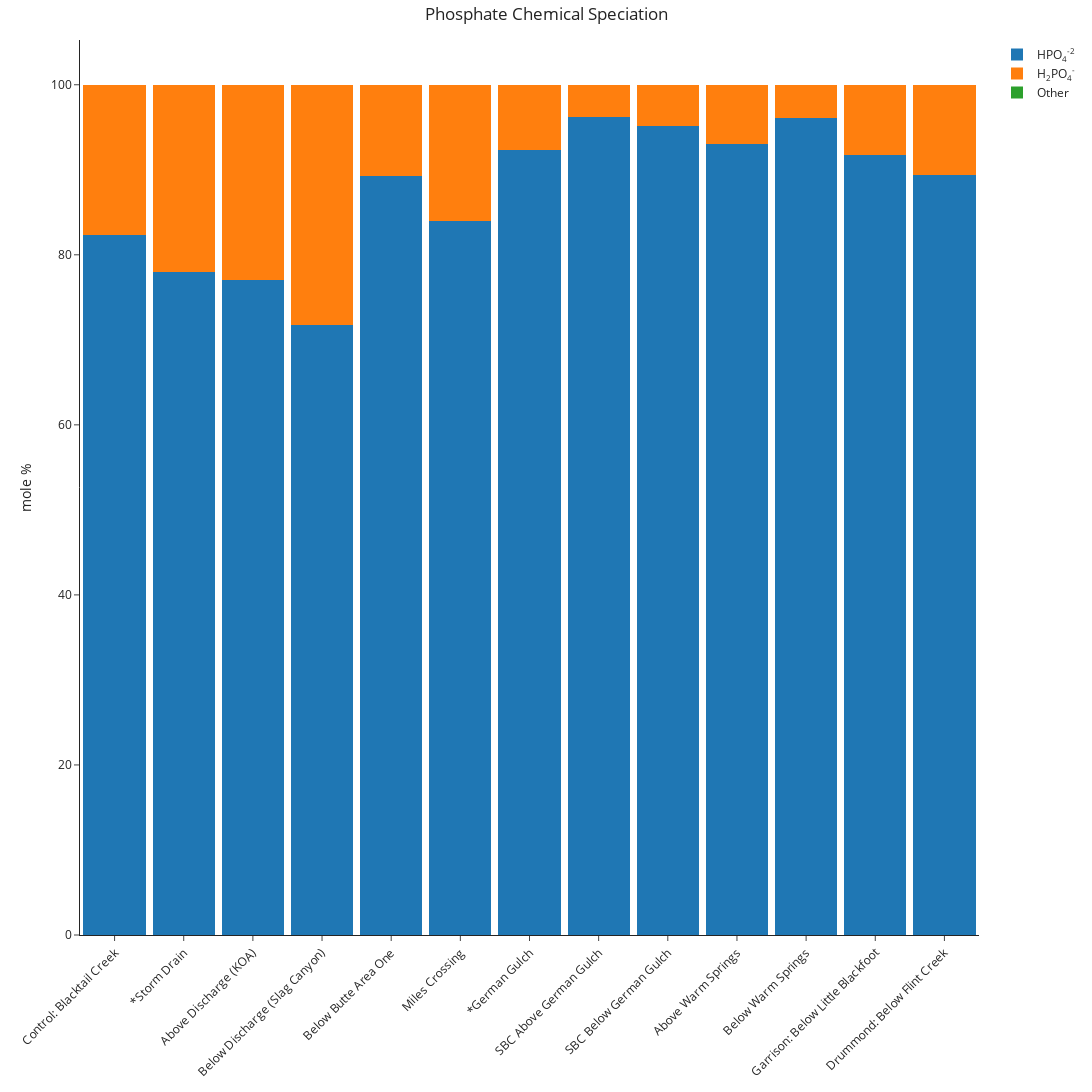
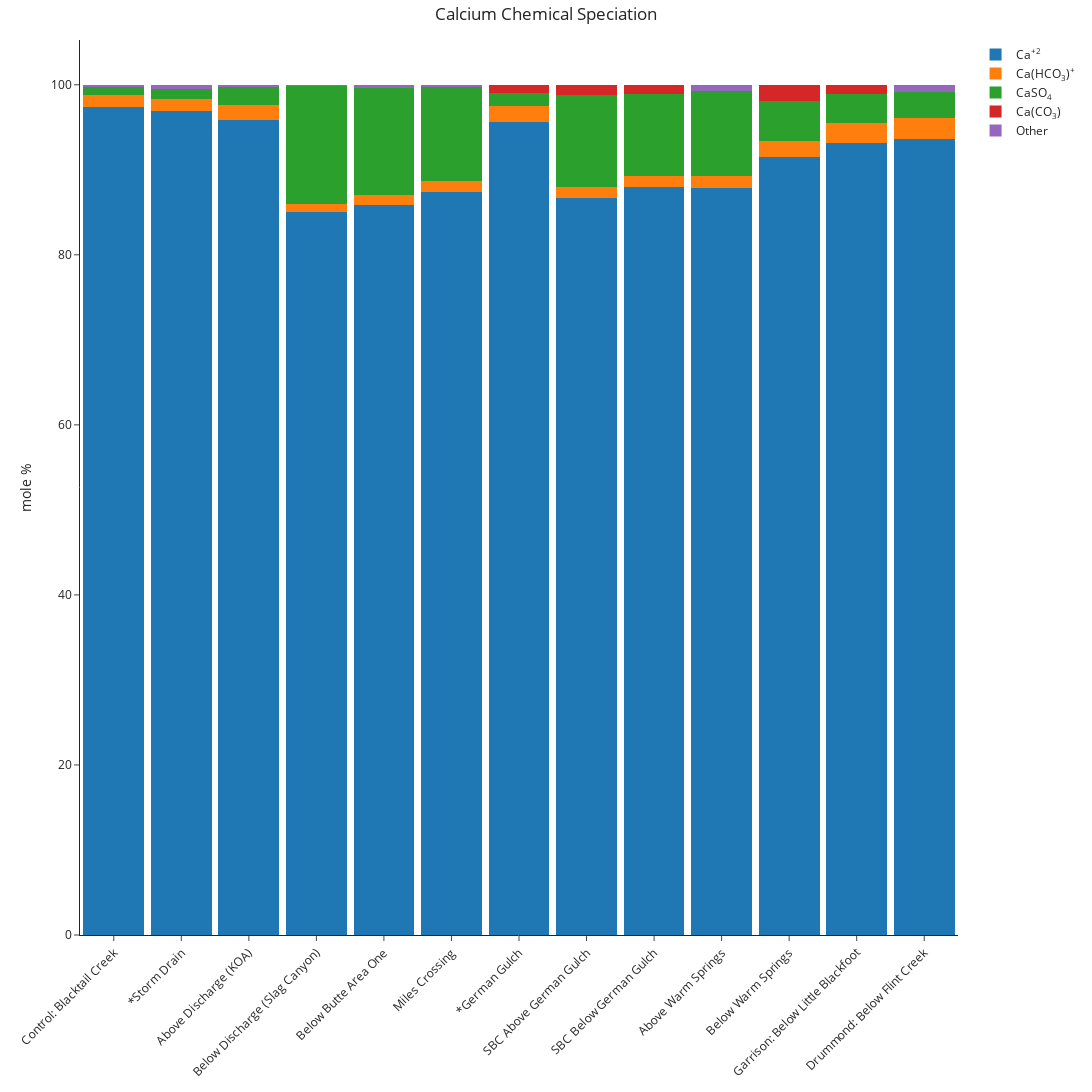
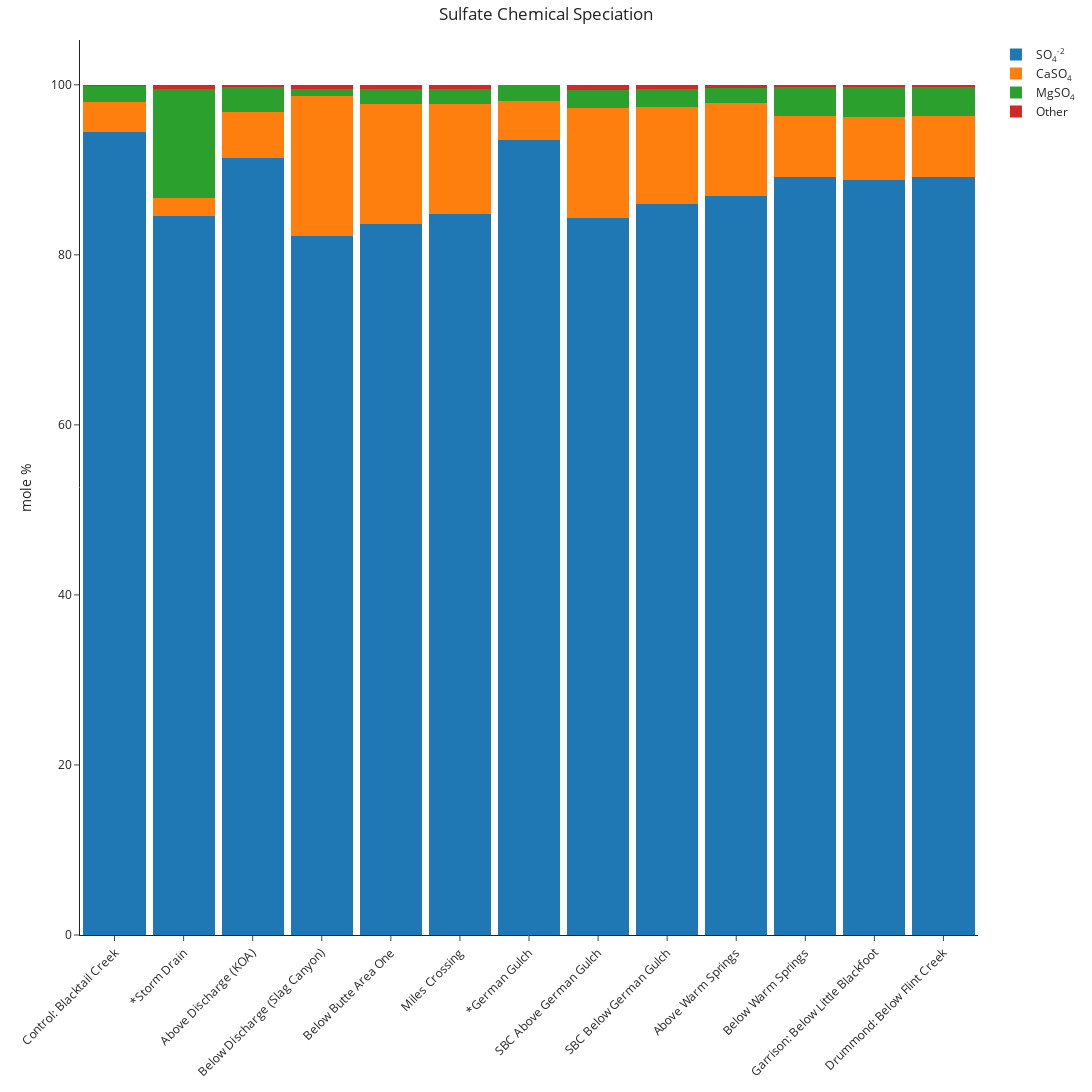

These figures' notebook cell, in order:
### Code cell
# speciation calculation using the newly-created data0.cst database (200 bars)
speciation = ae.speciate(input_filename="AfterDischarge.csv",
                         exclude=["Year"],
                         db='lgn',
                         #custom_db=True,
                         report_filename="report.csv",
                        strict_minimum_pressure =False)

speciation.plot_mass_contribution("HPO4-2",save_as="Phosphate Speciation Downstream After",
                                 save_format="svg",plot_width=16, plot_height=9,
                                  colormap='tab10', save_scale=10,
                                  title= "Phosphate Chemical Speciation")

speciation.plot_mass_contribution("Ca+2",save_as="Calcium Speciation Downstream After",
                                 save_format="svg",plot_width=16, plot_height=9,
                                  colormap='tab10', save_scale=10,
                                  title= "Calcium Chemical Speciation")

speciation.plot_mass_contribution("SO4-2",save_as="Sulphate Speciation Downstream After",
                                 save_format="svg",plot_width=16, plot_height=9,
                                  colormap='tab10', save_scale=10,
                                  title= "Sulfate Chemical Speciation")

### Figure 1 — Plotly figure (JSON) as saved in the notebook; plotly's stock layout.template omitted (floating-point values rounded to 4 significant figures)
{"data": [{"alignmentgroup": "True", "hovertemplate": "species=HPO<sub>4</sub><sup>-2</sup><br>sample=%{x}<br>mole %=%{y}<extra></extra>", "legendgroup": "HPO<sub>4</sub><sup>-2</sup>", "marker": {"color": "#1f77b4", "line": {"width": 0}, "pattern": {"shape": ""}}, "name": "HPO<sub>4</sub><sup>-2</sup>", "offsetgroup": "HPO<sub>4</sub><sup>-2</sup>", "orientation": "v", "showlegend": true, "textposition": "auto", "type": "bar", "width": 0.9, "x": ["Control: Blacktail Creek", "*Storm Drain", "Above Discharge (KOA)", "Below Discharge (Slag Canyon)", "Below Butte Area One", "Miles Crossing", "*German Gulch", "SBC Above German Gulch", "SBC Below German Gulch", "Above Warm Springs", "Below Warm Springs", "Garrison: Below Little Blackfoot", "Drummond: Below Flint Creek"], "xaxis": "x", "y": [82.36, 77.93, 76.98, 71.77, 89.22, 83.96, 92.31, 96.16, 95.13, 93.09, 96.14, 91.75, 89.37], "yaxis": "y"}, {"alignmentgroup": "True", "hovertemplate": "species=H<sub>2</sub>PO<sub>4</sub><sup>-</sup><br>sample=%{x}<br>mole %=%{y}<extra></extra>", "legendgroup": "H<sub>2</sub>PO<sub>4</sub><sup>-</sup>", "marker": {"color": "#ff7f0e", "line": {"width": 0}, "pattern": {"shape": ""}}, "name": "H<sub>2</sub>PO<sub>4</sub><sup>-</sup>", "offsetgroup": "H<sub>2</sub>PO<sub>4</sub><sup>-</sup>", "orientation": "v", "showlegend": true, "textposition": "auto", "type": "bar", "width": 0.9, "x": ["Control: Blacktail Creek", "*Storm Drain", "Above Discharge (KOA)", "Below Discharge (Slag Canyon)", "Below Butte Area One", "Miles Crossing", "*German Gulch", "SBC Above German Gulch", "SBC Below German Gulch", "Above Warm Springs", "Below Warm Springs", "Garrison: Below Little Blackfoot", "Drummond: Below Flint Creek"], "xaxis": "x", "y": [17.64, 22.07, 23.01, 28.23, 10.77, 16.04, 7.68, 3.83, 4.86, 6.9, 3.85, 8.25, 10.63], "yaxis": "y"}, {"alignmentgroup": "True", "hovertemplate": "species=Other<br>sample=%{x}<br>mole %=%{y}<extra></extra>", "legendgroup": "Other", "marker": {"color": "#2ca02c", "line": {"width": 0}, "pattern": {"shape": ""}}, "name": "Other", "offsetgroup": "Other", "orientation": "v", "showlegend": true, "textposition": "auto", "type": "bar", "width": 0.9, "x": ["Control: Blacktail Creek", "*Storm Drain", "Above Discharge (KOA)", "Below Discharge (Slag Canyon)", "Below Butte Area One", "Miles Crossing", "*German Gulch", "SBC Above German Gulch", "SBC Below German Gulch", "Above Warm Springs", "Below Warm Springs", "Garrison: Below Little Blackfoot", "Drummond: Below Flint Creek"], "xaxis": "x", "y": [0, 0, 0.01, 0, 0.01, 0, 0.01, 0.01, 0.01, 0.01, 0.01, 0, 0], "yaxis": "y"}], "layout": {"bargap": 0, "barmode": "relative", "height": 1098, "legend": {"title": {}, "tracegroupgap": 0}, "margin": {"t": 40}, "title": {"text": "Phosphate Chemical Speciation", "x": 0.5, "xanchor": "center"}, "width": 1952, "xaxis": {"anchor": "y", "autorange": true, "categoryarray": ["Control: Blacktail Creek", "*Storm Drain", "Above Discharge (KOA)", "Below Discharge (Slag Canyon)", "Below Butte Area One", "Miles Crossing", "*German Gulch", "SBC Above German Gulch", "SBC Below German Gulch", "Above Warm Springs", "Below Warm Springs", "Garrison: Below Little Blackfoot", "Drummond: Below Flint Creek"], "categoryorder": "array", "domain": [0, 1], "fixedrange": true, "range": [-0.5, 12.5], "tickangle": -45, "title": {}, "type": "category"}, "yaxis": {"anchor": "x", "autorange": true, "domain": [0, 1], "fixedrange": true, "range": [0, 105.3], "title": {"text": "mole %"}, "type": "linear"}}}

### Figure 2 — Plotly figure (JSON) as saved in the notebook; plotly's stock layout.template omitted (floating-point values rounded to 4 significant figures)
{"data": [{"alignmentgroup": "True", "hovertemplate": "species=Ca<sup>+2</sup><br>sample=%{x}<br>mole %=%{y}<extra></extra>", "legendgroup": "Ca<sup>+2</sup>", "marker": {"color": "#1f77b4", "line": {"width": 0}, "pattern": {"shape": ""}}, "name": "Ca<sup>+2</sup>", "offsetgroup": "Ca<sup>+2</sup>", "orientation": "v", "showlegend": true, "textposition": "auto", "type": "bar", "width": 0.9, "x": ["Control: Blacktail Creek", "*Storm Drain", "Above Discharge (KOA)", "Below Discharge (Slag Canyon)", "Below Butte Area One", "Miles Crossing", "*German Gulch", "SBC Above German Gulch", "SBC Below German Gulch", "Above Warm Springs", "Below Warm Springs", "Garrison: Below Little Blackfoot", "Drummond: Below Flint Creek"], "xaxis": "x", "y": [97.44, 96.97, 95.83, 85.04, 85.84, 87.36, 95.58, 86.74, 87.92, 87.88, 91.47, 93.1, 93.65], "yaxis": "y"}, {"alignmentgroup": "True", "hovertemplate": "species=Ca(HCO<sub>3</sub>)<sup>+</sup><br>sample=%{x}<br>mole %=%{y}<extra></extra>", "legendgroup": "Ca(HCO<sub>3</sub>)<sup>+</sup>", "marker": {"color": "#ff7f0e", "line": {"width": 0}, "pattern": {"shape": ""}}, "name": "Ca(HCO<sub>3</sub>)<sup>+</sup>", "offsetgroup": "Ca(HCO<sub>3</sub>)<sup>+</sup>", "orientation": "v", "showlegend": true, "textposition": "auto", "type": "bar", "width": 0.9, "x": ["Control: Blacktail Creek", "*Storm Drain", "Above Discharge (KOA)", "Below Discharge (Slag Canyon)", "Below Butte Area One", "Miles Crossing", "*German Gulch", "SBC Above German Gulch", "SBC Below German Gulch", "Above Warm Springs", "Below Warm Springs", "Garrison: Below Little Blackfoot", "Drummond: Below Flint Creek"], "xaxis": "x", "y": [1.41, 1.38, 1.82, 0.9576, 1.22, 1.37, 1.94, 1.28, 1.4, 1.41, 1.86, 2.37, 2.47], "yaxis": "y"}, {"alignmentgroup": "True", "hovertemplate": "species=CaSO<sub>4</sub><br>sample=%{x}<br>mole %=%{y}<extra></extra>", "legendgroup": "CaSO<sub>4</sub>", "marker": {"color": "#2ca02c", "line": {"width": 0}, "pattern": {"shape": ""}}, "name": "CaSO<sub>4</sub>", "offsetgroup": "CaSO<sub>4</sub>", "orientation": "v", "showlegend": true, "textposition": "auto", "type": "bar", "width": 0.9, "x": ["Control: Blacktail Creek", "*Storm Drain", "Above Discharge (KOA)", "Below Discharge (Slag Canyon)", "Below Butte Area One", "Miles Crossing", "*German Gulch", "SBC Above German Gulch", "SBC Below German Gulch", "Above Warm Springs", "Below Warm Springs", "Garrison: Below Little Blackfoot", "Drummond: Below Flint Creek"], "xaxis": "x", "y": [0.8513, 1.15, 2.03, 13.89, 12.51, 10.96, 1.48, 10.75, 9.64, 9.92, 4.78, 3.45, 3.01], "yaxis": "y"}, {"alignmentgroup": "True", "hovertemplate": "species=Ca(CO<sub>3</sub>)<br>sample=%{x}<br>mole %=%{y}<extra></extra>", "legendgroup": "Ca(CO<sub>3</sub>)", "marker": {"color": "#d62728", "line": {"width": 0}, "pattern": {"shape": ""}}, "name": "Ca(CO<sub>3</sub>)", "offsetgroup": "Ca(CO<sub>3</sub>)", "orientation": "v", "showlegend": true, "textposition": "auto", "type": "bar", "width": 0.9, "x": ["*German Gulch", "SBC Above German Gulch", "SBC Below German Gulch", "Below Warm Springs", "Garrison: Below Little Blackfoot"], "xaxis": "x", "y": [0.9921, 1.18, 0.9994, 1.85, 1.06], "yaxis": "y"}, {"alignmentgroup": "True", "hovertemplate": "species=Other<br>sample=%{x}<br>mole %=%{y}<extra></extra>", "legendgroup": "Other", "marker": {"color": "#9467bd", "line": {"width": 0}, "pattern": {"shape": ""}}, "name": "Other", "offsetgroup": "Other", "orientation": "v", "showlegend": true, "textposition": "auto", "type": "bar", "width": 0.9, "x": ["Control: Blacktail Creek", "*Storm Drain", "Above Discharge (KOA)", "Below Discharge (Slag Canyon)", "Below Butte Area One", "Miles Crossing", "*German Gulch", "SBC Above German Gulch", "SBC Below German Gulch", "Above Warm Springs", "Below Warm Springs", "Garrison: Below Little Blackfoot", "Drummond: Below Flint Creek"], "xaxis": "x", "y": [0.3, 0.5, 0.32, 0.11, 0.43, 0.31, 0.01, 0.05, 0.04, 0.79, 0.04, 0.02, 0.87], "yaxis": "y"}], "layout": {"bargap": 0, "barmode": "relative", "height": 1098, "legend": {"title": {}, "tracegroupgap": 0}, "margin": {"t": 40}, "title": {"text": "Calcium Chemical Speciation", "x": 0.5, "xanchor": "center"}, "width": 1952, "xaxis": {"anchor": "y", "autorange": true, "categoryarray": ["Control: Blacktail Creek", "*Storm Drain", "Above Discharge (KOA)", "Below Discharge (Slag Canyon)", "Below Butte Area One", "Miles Crossing", "*German Gulch", "SBC Above German Gulch", "SBC Below German Gulch", "Above Warm Springs", "Below Warm Springs", "Garrison: Below Little Blackfoot", "Drummond: Below Flint Creek"], "categoryorder": "array", "domain": [0, 1], "fixedrange": true, "range": [-0.5, 12.5], "tickangle": -45, "title": {}, "type": "category"}, "yaxis": {"anchor": "x", "autorange": true, "domain": [0, 1], "fixedrange": true, "range": [0, 105.3], "title": {"text": "mole %"}, "type": "linear"}}}

### Figure 3 — Plotly figure (JSON) as saved in the notebook; plotly's stock layout.template omitted (floating-point values rounded to 4 significant figures)
{"data": [{"alignmentgroup": "True", "hovertemplate": "species=SO<sub>4</sub><sup>-2</sup><br>sample=%{x}<br>mole %=%{y}<extra></extra>", "legendgroup": "SO<sub>4</sub><sup>-2</sup>", "marker": {"color": "#1f77b4", "line": {"width": 0}, "pattern": {"shape": ""}}, "name": "SO<sub>4</sub><sup>-2</sup>", "offsetgroup": "SO<sub>4</sub><sup>-2</sup>", "orientation": "v", "showlegend": true, "textposition": "auto", "type": "bar", "width": 0.9, "x": ["Control: Blacktail Creek", "*Storm Drain", "Above Discharge (KOA)", "Below Discharge (Slag Canyon)", "Below Butte Area One", "Miles Crossing", "*German Gulch", "SBC Above German Gulch", "SBC Below German Gulch", "Above Warm Springs", "Below Warm Springs", "Garrison: Below Little Blackfoot", "Drummond: Below Flint Creek"], "xaxis": "x", "y": [94.49, 84.54, 91.35, 82.26, 83.57, 84.78, 93.52, 84.32, 86.01, 86.89, 89.1, 88.86, 89.13], "yaxis": "y"}, {"alignmentgroup": "True", "hovertemplate": "species=CaSO<sub>4</sub><br>sample=%{x}<br>mole %=%{y}<extra></extra>", "legendgroup": "CaSO<sub>4</sub>", "marker": {"color": "#ff7f0e", "line": {"width": 0}, "pattern": {"shape": ""}}, "name": "CaSO<sub>4</sub>", "offsetgroup": "CaSO<sub>4</sub>", "orientation": "v", "showlegend": true, "textposition": "auto", "type": "bar", "width": 0.9, "x": ["Control: Blacktail Creek", "*Storm Drain", "Above Discharge (KOA)", "Below Discharge (Slag Canyon)", "Below Butte Area One", "Miles Crossing", "*German Gulch", "SBC Above German Gulch", "SBC Below German Gulch", "Above Warm Springs", "Below Warm Springs", "Garrison: Below Little Blackfoot", "Drummond: Below Flint Creek"], "xaxis": "x", "y": [3.48, 2.15, 5.46, 16.38, 14.19, 12.93, 4.57, 12.99, 11.37, 10.99, 7.2, 7.41, 7.15], "yaxis": "y"}, {"alignmentgroup": "True", "hovertemplate": "species=MgSO<sub>4</sub><br>sample=%{x}<br>mole %=%{y}<extra></extra>", "legendgroup": "MgSO<sub>4</sub>", "marker": {"color": "#2ca02c", "line": {"width": 0}, "pattern": {"shape": ""}}, "name": "MgSO<sub>4</sub>", "offsetgroup": "MgSO<sub>4</sub>", "orientation": "v", "showlegend": true, "textposition": "auto", "type": "bar", "width": 0.9, "x": ["Control: Blacktail Creek", "*Storm Drain", "Above Discharge (KOA)", "Below Discharge (Slag Canyon)", "Below Butte Area One", "Miles Crossing", "*German Gulch", "SBC Above German Gulch", "SBC Below German Gulch", "Above Warm Springs", "Below Warm Springs", "Garrison: Below Little Blackfoot", "Drummond: Below Flint Creek"], "xaxis": "x", "y": [1.91, 12.76, 2.97, 0.8948, 1.77, 1.79, 1.85, 2.13, 2.16, 1.75, 3.45, 3.5, 3.51], "yaxis": "y"}, {"alignmentgroup": "True", "hovertemplate": "species=Other<br>sample=%{x}<br>mole %=%{y}<extra></extra>", "legendgroup": "Other", "marker": {"color": "#d62728", "line": {"width": 0}, "pattern": {"shape": ""}}, "name": "Other", "offsetgroup": "Other", "orientation": "v", "showlegend": true, "textposition": "auto", "type": "bar", "width": 0.9, "x": ["Control: Blacktail Creek", "*Storm Drain", "Above Discharge (KOA)", "Below Discharge (Slag Canyon)", "Below Butte Area One", "Miles Crossing", "*German Gulch", "SBC Above German Gulch", "SBC Below German Gulch", "Above Warm Springs", "Below Warm Springs", "Garrison: Below Little Blackfoot", "Drummond: Below Flint Creek"], "xaxis": "x", "y": [0.12, 0.55, 0.22, 0.47, 0.47, 0.5, 0.06, 0.56, 0.46, 0.37, 0.25, 0.23, 0.21], "yaxis": "y"}], "layout": {"bargap": 0, "barmode": "relative", "height": 1098, "legend": {"title": {}, "tracegroupgap": 0}, "margin": {"t": 40}, "title": {"text": "Sulfate Chemical Speciation", "x": 0.5, "xanchor": "center"}, "width": 1952, "xaxis": {"anchor": "y", "autorange": true, "categoryarray": ["Control: Blacktail Creek", "*Storm Drain", "Above Discharge (KOA)", "Below Discharge (Slag Canyon)", "Below Butte Area One", "Miles Crossing", "*German Gulch", "SBC Above German Gulch", "SBC Below German Gulch", "Above Warm Springs", "Below Warm Springs", "Garrison: Below Little Blackfoot", "Drummond: Below Flint Creek"], "categoryorder": "array", "domain": [0, 1], "fixedrange": true, "range": [-0.5, 12.5], "tickangle": -45, "title": {}, "type": "category"}, "yaxis": {"anchor": "x", "autorange": true, "domain": [0, 1], "fixedrange": true, "range": [0, 105.3], "title": {"text": "mole %"}, "type": "linear"}}}
